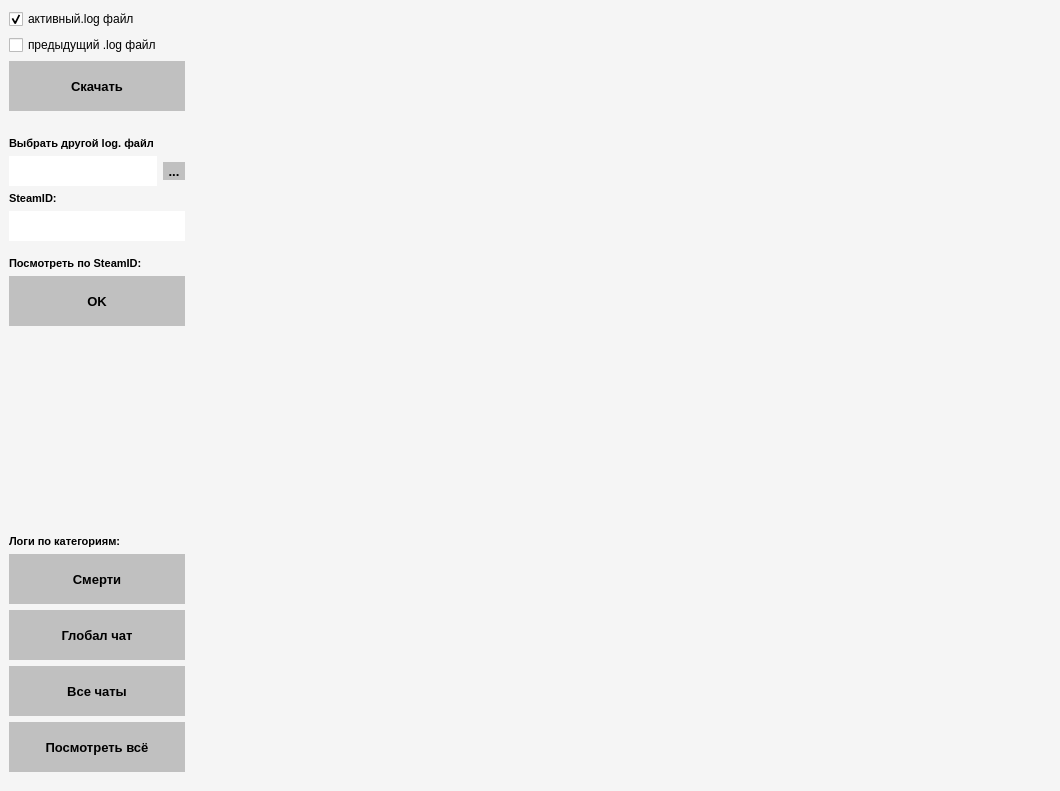
<?xml version="1.0" encoding="UTF-8"?>
<ui version="4.0">
 <class>MainWindow</class>
 <widget class="QMainWindow" name="MainWindow">
  <property name="geometry">
   <rect>
    <x>0</x>
    <y>0</y>
    <width>1060</width>
    <height>791</height>
   </rect>
  </property>
  <property name="windowTitle">
   <string>Trouble Log Check v 0.7</string>
  </property>
  <property name="styleSheet">
   <string notr="true">QMainWindow {
	background-color: WhiteSmoke;
}
QListWidget {
	background-color:White;
	border: none;
}
QTextEdit {
	background-color: WhiteSmoke;
	border: none;
}
QLineEdit {
	background-color: White;
	border: none;
	wight: 50px;
	height: 30px;
}
QLabel {
	wight: 50px;
	height: 20px;
	font-size: 11px;
	font-weight: bold;
	border: none;
	text-align: center;
}

QPushButton {
	background-color:silver;
	wight: 75px;
	height: 50px;
	font-size: 13px;
	font-weight: bold;
	border: none;
	text-align: center;
	text-color:#36393F;
}
QPushButton:hover {
	background-color: Lavender;
}
QPushButton:pressed {
	background-color:DimGrey;
}
QToolButton {
	background-color:silver;
	text-color: White;
	font-size: 13px;
	font-weight: bold;
	border: none;
	text-align: center;
}
QToolButton:hover {
	background-color:  Lavender;
}
QToolButton:pressed {
	background-color: DimGrey;
}</string>
  </property>
  <widget class="QWidget" name="centralwidget">
   <layout class="QHBoxLayout" name="horizontalLayout_2">
    <item>
     <layout class="QVBoxLayout" name="verticalLayout">
      <item>
       <widget class="QCheckBox" name="checkBox">
        <property name="acceptDrops">
         <bool>false</bool>
        </property>
        <property name="toolTip">
         <string>Поставьте галочку чтобы скачать активный на данный момент .log файл</string>
        </property>
        <property name="text">
         <string>активный.log файл</string>
        </property>
        <property name="checked">
         <bool>true</bool>
        </property>
       </widget>
      </item>
      <item>
       <widget class="QCheckBox" name="checkBox_2">
        <property name="toolTip">
         <string>Поставьте галочку чтобы скачать .log файл который был активен до рестарта</string>
        </property>
        <property name="text">
         <string>предыдущий .log файл</string>
        </property>
       </widget>
      </item>
      <item>
       <widget class="QPushButton" name="Button_with_download_log_file">
        <property name="acceptDrops">
         <bool>false</bool>
        </property>
        <property name="toolTip">
         <string>Скачивает последний активный .log файл</string>
        </property>
        <property name="toolTipDuration">
         <number>-1</number>
        </property>
        <property name="text">
         <string>Скачать</string>
        </property>
       </widget>
      </item>
      <item>
       <spacer name="verticalSpacer">
        <property name="orientation">
         <enum>Qt::Vertical</enum>
        </property>
        <property name="sizeType">
         <enum>QSizePolicy::Fixed</enum>
        </property>
        <property name="sizeHint" stdset="0">
         <size>
          <width>20</width>
          <height>20</height>
         </size>
        </property>
       </spacer>
      </item>
      <item>
       <widget class="QLabel" name="label">
        <property name="text">
         <string>Выбрать другой log. файл          </string>
        </property>
       </widget>
      </item>
      <item>
       <layout class="QHBoxLayout" name="horizontalLayout">
        <item>
         <widget class="QLineEdit" name="lineEdit_for_log_file">
          <property name="toolTip">
           <string>Введите путь к загруженному файлу</string>
          </property>
         </widget>
        </item>
        <item>
         <widget class="QToolButton" name="toolButton_forlog_file">
          <property name="toolTip">
           <string>Выберите скачанный файл</string>
          </property>
          <property name="text">
           <string>...</string>
          </property>
         </widget>
        </item>
       </layout>
      </item>
      <item>
       <widget class="QLabel" name="label_5">
        <property name="text">
         <string>SteamID:</string>
        </property>
       </widget>
      </item>
      <item>
       <widget class="QLineEdit" name="lineEdit_SteamID">
        <property name="toolTip">
         <string>Введите SteamID интересующего вас игрока</string>
        </property>
        <property name="toolTipDuration">
         <number>-1</number>
        </property>
       </widget>
      </item>
      <item>
       <spacer name="verticalSpacer_3">
        <property name="orientation">
         <enum>Qt::Vertical</enum>
        </property>
        <property name="sizeType">
         <enum>QSizePolicy::Fixed</enum>
        </property>
        <property name="sizeHint" stdset="0">
         <size>
          <width>20</width>
          <height>10</height>
         </size>
        </property>
       </spacer>
      </item>
      <item>
       <widget class="QLabel" name="label_3">
        <property name="text">
         <string>Посмотреть по SteamID:</string>
        </property>
       </widget>
      </item>
      <item>
       <widget class="QPushButton" name="Button_with_chek_SteamId">
        <property name="toolTip">
         <string>Нажмите чтобы просмотреть логи касающиеся определённого игрока (необходим его SteamID)</string>
        </property>
        <property name="text">
         <string>OK</string>
        </property>
       </widget>
      </item>
      <item>
       <spacer name="verticalSpacer_4">
        <property name="orientation">
         <enum>Qt::Vertical</enum>
        </property>
        <property name="sizeHint" stdset="0">
         <size>
          <width>20</width>
          <height>40</height>
         </size>
        </property>
       </spacer>
      </item>
      <item>
       <spacer name="verticalSpacer_2">
        <property name="orientation">
         <enum>Qt::Vertical</enum>
        </property>
        <property name="sizeHint" stdset="0">
         <size>
          <width>20</width>
          <height>40</height>
         </size>
        </property>
       </spacer>
      </item>
      <item>
       <widget class="QLabel" name="label_6">
        <property name="text">
         <string>Логи по категориям:</string>
        </property>
       </widget>
      </item>
      <item>
       <widget class="QPushButton" name="pushButton_for_all_death">
        <property name="toolTip">
         <string>Нажмите чтобы посмотреть записи обо всех смертях на сервере</string>
        </property>
        <property name="text">
         <string>Смерти</string>
        </property>
       </widget>
      </item>
      <item>
       <widget class="QPushButton" name="pushButton_for_global_chat">
        <property name="toolTip">
         <string>Нажмите чтобы посмотреть всё что игроки писали в глобальный чат игры</string>
        </property>
        <property name="text">
         <string>Глобал чат</string>
        </property>
       </widget>
      </item>
      <item>
       <widget class="QPushButton" name="pushButton_all_chat">
        <property name="toolTip">
         <string>Нажмите чтобы посмотреть всё что игроки писали в личные сообщения, групповые чаты, и глобольный чат игры</string>
        </property>
        <property name="text">
         <string>Все чаты</string>
        </property>
       </widget>
      </item>
      <item>
       <widget class="QPushButton" name="pushButton_all_lpg">
        <property name="toolTip">
         <string>Нажмите чтобы посмотреть все записи касающиеся всех игроков. (подключения к серверу, отключения от сервера, чаты, консольные комманды, убийства, смерти)</string>
        </property>
        <property name="text">
         <string>Посмотреть всё</string>
        </property>
       </widget>
      </item>
      <item>
       <spacer name="verticalSpacer_5">
        <property name="orientation">
         <enum>Qt::Vertical</enum>
        </property>
        <property name="sizeType">
         <enum>QSizePolicy::Fixed</enum>
        </property>
        <property name="sizeHint" stdset="0">
         <size>
          <width>20</width>
          <height>10</height>
         </size>
        </property>
       </spacer>
      </item>
     </layout>
    </item>
    <item>
     <widget class="QTextEdit" name="textEdit">
      <property name="sizePolicy">
       <sizepolicy hsizetype="Expanding" vsizetype="Expanding">
        <horstretch>1</horstretch>
        <verstretch>0</verstretch>
       </sizepolicy>
      </property>
      <property name="font">
       <font>
        <pointsize>10</pointsize>
       </font>
      </property>
      <property name="toolTipDuration">
       <number>0</number>
      </property>
      <property name="layoutDirection">
       <enum>Qt::LeftToRight</enum>
      </property>
      <property name="frameShadow">
       <enum>QFrame::Sunken</enum>
      </property>
      <property name="lineWidth">
       <number>1</number>
      </property>
      <property name="textInteractionFlags">
       <set>Qt::LinksAccessibleByKeyboard|Qt::LinksAccessibleByMouse|Qt::TextBrowserInteraction|Qt::TextSelectableByKeyboard|Qt::TextSelectableByMouse</set>
      </property>
     </widget>
    </item>
   </layout>
  </widget>
 </widget>
 <resources/>
 <connections/>
</ui>
